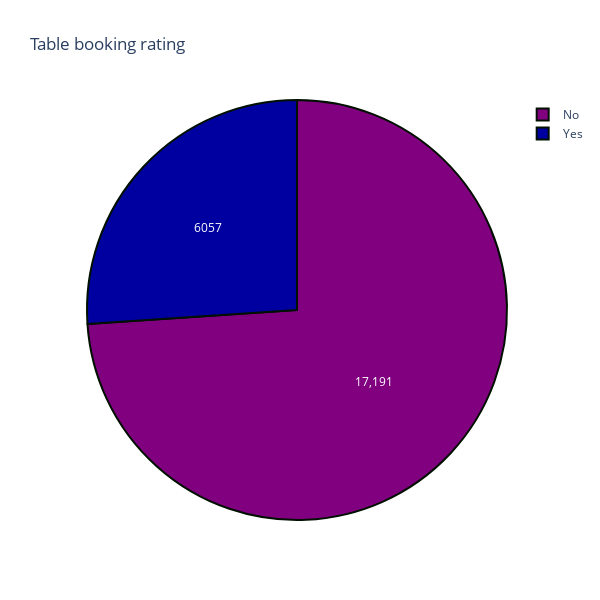

Write notebook code for a chart like this one.
### Markdown cell above
### Whether restaurant offers table booking or not

### Code cell
x = df['book_table'].value_counts()
colors = ['#800080', '#0000A0']

trace = go.Pie(labels = x.index, values = x, textinfo = 'value',
            marker = dict(colors = colors, 
                           line = dict(color = '#001000', width = 2)))
layout = go.Layout(title = 'Table booking rating', width = 600, height = 600)
fig = go.Figure(data = [trace], layout = layout)
py.iplot(fig, filename = 'pie_chart_subplots')

### Figure 1 — Plotly figure (JSON) as saved in the notebook; plotly's stock layout.template omitted (floating-point values rounded to 4 significant figures)
{"data": [{"labels": ["No", "Yes"], "marker": {"colors": ["#800080", "#0000A0"], "line": {"color": "#001000", "width": 2}}, "textinfo": "value", "type": "pie", "values": [17191, 6057]}], "layout": {"height": 600, "title": {"text": "Table booking rating"}, "width": 600}}
